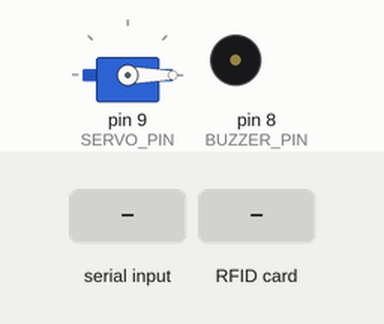
A sketch run on a simulated Arduino Uno, built with avr-gcc and run on an emulated ATmega328P. On the bench: servo, buzzer (waves = sounding, pin HIGH). Inputs (shaded band) come from the test bench. Pins used as bus, display or sensor lines are not drawn; what the sketch prints to the serial monitor is not drawn.

Above: at 3.8 s.
3.9 s: "pay\n" received over Serial
At 4.39 s:
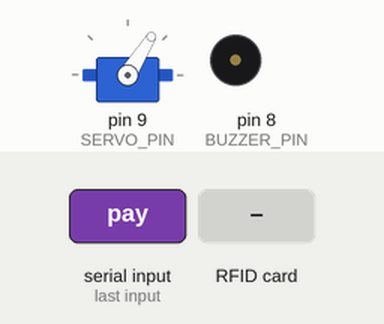
At 6.5 s:
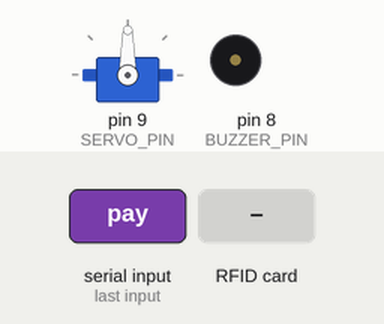
6.9 s: RFID card 5E 7A 19 C4 held to the reader
At 7.15 s:
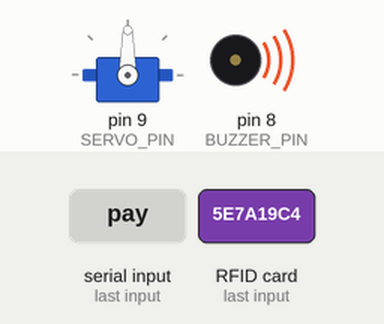
Timing chart, 0 to 12.5 s (numbered marks = the images above; inputs shaded):
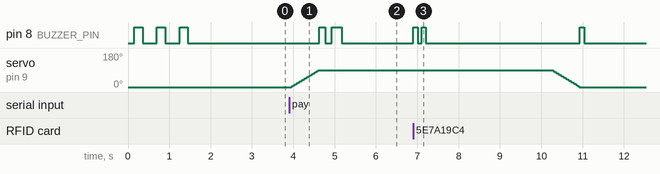

Measured:
- after the input at 3.9 s, pin 8 (BUZZER_PIN): LOW → HIGH after 0.72 s, → LOW 0.15 s later, → HIGH 0.15 s later, → LOW 0.25 s later; servo on pin 9 (SERVO_PIN): moves from 0° to 90° over 0.66 s, starting after 0.05 s

The sketch:

Arduino_Firebase_config_servo_gate_+_RFID_+_serial_listener_.ino
```cpp
/*
  ╔════════════════════════════════════════════════════════════════════════════════╗
  ║                   SMART PARKING SYSTEM - ARDUINO FIRMWARE                      ║
  ║                    Production Ready | No Future Changes Needed                 ║
  ║                                                                                ║
  ║  Features:                                                                     ║
  ║  • Servo Motor Gate Control (PIN 9)                                           ║
  ║  • RFID Card Reader (PINS 4, 10 - SPI)                                        ║
  ║  • Buzzer Audio Feedback (PIN 8)                                              ║
  ║  • Serial Communication (9600 BAUD)                                           ║
  ║  • Command: "pay" - Opens gate                                                ║
  ║  • Startup: 3 beeps + System Ready message                                    ║
  ╚════════════════════════════════════════════════════════════════════════════════╝
*/

#include <Servo.h>
#include <SPI.h>
#include <MFRC522.h>

// ═════════════════════════════════════════════════════════════════════════════════
// HARDWARE PIN DEFINITIONS
// ═════════════════════════════════════════════════════════════════════════════════
#define SERVO_PIN 9           // Servo motor for gate control
#define BUZZER_PIN 8          // Buzzer for audio feedback
#define RST_PIN 4             // RFID Reset pin
#define SS_PIN 10             // RFID Chip Select pin

// ═════════════════════════════════════════════════════════════════════════════════
// SERVO GATE PARAMETERS
// ═════════════════════════════════════════════════════════════════════════════════
#define GATE_CLOSED_ANGLE 0    // Gate closed position (degrees)
#define GATE_OPEN_ANGLE 90     // Gate open position (degrees)
#define GATE_OPEN_DURATION 5000 // How long to keep gate open (milliseconds)

// ═════════════════════════════════════════════════════════════════════════════════
// SERIAL COMMUNICATION
// ═════════════════════════════════════════════════════════════════════════════════
#define BAUD_RATE 9600
#define SERIAL_TIMEOUT 100     // Max wait time for serial input (milliseconds)

// ═════════════════════════════════════════════════════════════════════════════════
// GLOBAL OBJECTS & VARIABLES
// ═════════════════════════════════════════════════════════════════════════════════
Servo gateServo;                // Servo motor object
MFRC522 rfid(SS_PIN, RST_PIN);  // RFID reader object
unsigned long gateCloseTime = 0; // Timer for auto-closing gate
boolean gateOpen = false;        // Current gate state

// ═════════════════════════════════════════════════════════════════════════════════
// SETUP - RUNS ONCE ON STARTUP
// ═════════════════════════════════════════════════════════════════════════════════
void setup() {
  // Initialize serial communication
  Serial.begin(BAUD_RATE);
  delay(100);  // Stabilization delay

  // Initialize GPIO pins
  pinMode(BUZZER_PIN, OUTPUT);
  pinMode(SERVO_PIN, OUTPUT);

  // Initialize SPI for RFID
  SPI.begin();
  rfid.PCD_Init();

  // Attach servo to PIN 9
  gateServo.attach(SERVO_PIN);

  // Close gate on startup
  gateServo.write(GATE_CLOSED_ANGLE);

  // System startup sequence: 3 beeps
  beep(200);  // Beep 1
  delay(300);
  beep(200);  // Beep 2
  delay(300);
  beep(200);  // Beep 3
  delay(500);

  // Print startup message
  Serial.println("\n════════════════════════════════════════════════════════════");
  Serial.println("🚗 SMART PARKING SYSTEM - ARDUINO CONNECTED ✓");
  Serial.println("════════════════════════════════════════════════════════════");
  Serial.println("Status: Ready to receive commands");
  Serial.println("Baud Rate: 9600");
  Serial.println("Gate Control: PIN 9 (Servo)");
  Serial.println("Buzzer: PIN 8");
  Serial.println("RFID Reader: PIN 4 (RST), PIN 10 (SS)");
  Serial.println("════════════════════════════════════════════════════════════\n");
}

// ═════════════════════════════════════════════════════════════════════════════════
// MAIN LOOP - RUNS CONTINUOUSLY
// ═════════════════════════════════════════════════════════════════════════════════
void loop() {
  // Check for serial commands from Python (Flask Bridge)
  checkSerialCommand();

  // Auto-close gate after timeout
  if (gateOpen && millis() > gateCloseTime) {
    closeGate();
  }

  // RFID card detection
  if (rfid.PICC_IsNewCardPresent() && rfid.PICC_ReadCardSerial()) {
    handleRFIDCard();
  }
}

// ═════════════════════════════════════════════════════════════════════════════════
// FUNCTION: Check for Serial Commands
// Listens for "pay\n" command from Python Bridge
// ═════════════════════════════════════════════════════════════════════════════════
void checkSerialCommand() {
  if (Serial.available() > 0) {
    // Read incoming command until newline
    String command = Serial.readStringUntil('\n');
    command.trim();  // Remove whitespace

    // Convert to lowercase for case-insensitive comparison
    command.toLowerCase();

    // Process command
    if (command == "pay") {
      Serial.println("✓ PAYMENT COMMAND RECEIVED - Opening gate...");
      openGate();
    }
    else if (command == "status") {
      Serial.print("Gate Status: ");
      Serial.println(gateOpen ? "OPEN" : "CLOSED");
    }
    else if (command == "close") {
      Serial.println("Manual close command received");
      closeGate();
    }
    else {
      Serial.print("Unknown command: ");
      Serial.println(command);
    }
  }
}

// ═════════════════════════════════════════════════════════════════════════════════
// FUNCTION: Open Gate
// Moves servo to open position and sets auto-close timer
// ═════════════════════════════════════════════════════════════════════════════════
void openGate() {
  if (!gateOpen) {
    Serial.println(">>> GATE OPENING <<<");

    // Move servo smoothly from closed to open
    for (int angle = GATE_CLOSED_ANGLE; angle <= GATE_OPEN_ANGLE; angle += 2) {
      gateServo.write(angle);
      delay(15);  // Smooth motion
    }

    // Ensure final position
    gateServo.write(GATE_OPEN_ANGLE);

    // Audio feedback: 2 ascending beeps
    beep(150);
    delay(100);
    beep(250);

    // Update state
    gateOpen = true;
    gateCloseTime = millis() + GATE_OPEN_DURATION;

    Serial.print("Gate will auto-close in ");
    Serial.print(GATE_OPEN_DURATION / 1000);
    Serial.println(" seconds");
  }
}

// ═════════════════════════════════════════════════════════════════════════════════
// FUNCTION: Close Gate
// Moves servo to closed position
// ═════════════════════════════════════════════════════════════════════════════════
void closeGate() {
  if (gateOpen) {
    Serial.println(">>> GATE CLOSING <<<");

    // Move servo smoothly from open to closed
    for (int angle = GATE_OPEN_ANGLE; angle >= GATE_CLOSED_ANGLE; angle -= 2) {
      gateServo.write(angle);
      delay(15);  // Smooth motion
    }

    // Ensure final position
    gateServo.write(GATE_CLOSED_ANGLE);

    // Audio feedback: 1 beep
    beep(100);

    // Update state
    gateOpen = false;
    Serial.println("Gate is now CLOSED");
  }
}

// ═════════════════════════════════════════════════════════════════════════════════
// FUNCTION: Buzzer Beep
// Produces sound for given duration
// ═════════════════════════════════════════════════════════════════════════════════
void beep(int duration) {
  digitalWrite(BUZZER_PIN, HIGH);
  delay(duration);
  digitalWrite(BUZZER_PIN, LOW);
  delay(50);
}

// ═════════════════════════════════════════════════════════════════════════════════
// FUNCTION: Handle RFID Card
// Processes detected RFID cards
// ═════════════════════════════════════════════════════════════════════════════════
void handleRFIDCard() {
  // Get card UID
  byte *nuidPtrTab = rfid.uid.uidByte;

  Serial.print("🔷 RFID Card Detected - UID: ");
  for (int i = 0; i < rfid.uid.size; i++) {
    Serial.print(nuidPtrTab[i] < 0x10 ? " 0" : " ");
    Serial.print(nuidPtrTab[i], HEX);
  }
  Serial.println();

  // Audio feedback for card detection
  beep(100);
  delay(50);
  beep(100);

  // Note: Firebase authentication is handled by Python side
  // Arduino just logs the card and relays to Python via serial if needed

  // Halt PICC and stop reading
  rfid.PICC_HaltA();
  rfid.PCD_StopCrypto1();
}

// ═════════════════════════════════════════════════════════════════════════════════
// END OF PROGRAM
// ═════════════════════════════════════════════════════════════════════════════════


// Previous code is as mentioned below

// #include <SPI.h>
// #include <MFRC522.h>
// #include <Servo.h>

// #define SS_PIN 10
// #define RST_PIN 4
// #define BUZZER 8

// MFRC522 rfid(SS_PIN, RST_PIN);
// Servo gateServo;

// bool paymentReceived = false;
// bool gateBusy = false;

// byte validUID[4] = {0xC2, 0x21, 0xDC, 0x05};

// // --- Speed Settings ---
// int openDelay = 15;   // Opening: Medium Smooth
// int closeDelay = 50;  // Closing: Very Slow (Shake-free)
// int closePos = 5;     // Resting position (Zero jitter)
// int openPos = 90;

// void setup() {
//   Serial.begin(9600);
//   SPI.begin();
//   rfid.PCD_Init();
//   pinMode(BUZZER, OUTPUT);
//   gateServo.attach(9);
//   gateServo.write(closePos);
//   Serial.println("System Ready: Ultra-Smooth Mode");
// }

// void openGate() {
//   if (gateBusy) return;
//   gateBusy = true;

//   digitalWrite(BUZZER, HIGH);
//   delay(150);
//   digitalWrite(BUZZER, LOW);

//   // --- Smooth Opening ---
//   Serial.println("Opening...");
//   for (int pos = closePos; pos <= openPos; pos++) {
//     gateServo.write(pos);
//     delay(openDelay);
//   }

//   delay(3000);

//   // --- Ultra Slow & Smooth Closing ---
//   Serial.println("Closing Very Slowly...");
//   for (int pos = openPos; pos >= closePos; pos--) {
//     gateServo.write(pos);

//     // Extra Slow logic for the last 20 degrees
//     if (pos < 25) {
//       delay(closeDelay + 20); // End mein aur bhi dheere (70ms)
//     } else {
//       delay(closeDelay); // Normal closing (50ms)
//     }
//   }

//   gateBusy = false;
//   Serial.println("Gate Closed.");
// }

// bool checkRFID() {
//   if (!rfid.PICC_IsNewCardPresent()) return false;
//   if (!rfid.PICC_ReadCardSerial()) return false;
//   for (byte i = 0; i < 4; i++) {
//     if (rfid.uid.uidByte[i] != validUID[i]) {
//       rfid.PICC_HaltA();
//       return false;
//     }
//   }
//   rfid.PICC_HaltA();
//   return true;
// }

// void loop() {
//   if (Serial.available()) {
//     String cmd = Serial.readStringUntil('\n');
//     cmd.trim();
//     if (cmd == "pay") paymentReceived = true;
//   }

//   bool rfidOK = checkRFID();

//   if ((paymentReceived || rfidOK) && !gateBusy) {
//     openGate();
//     paymentReceived = false;
//   }
//   delay(50);
// }
```
